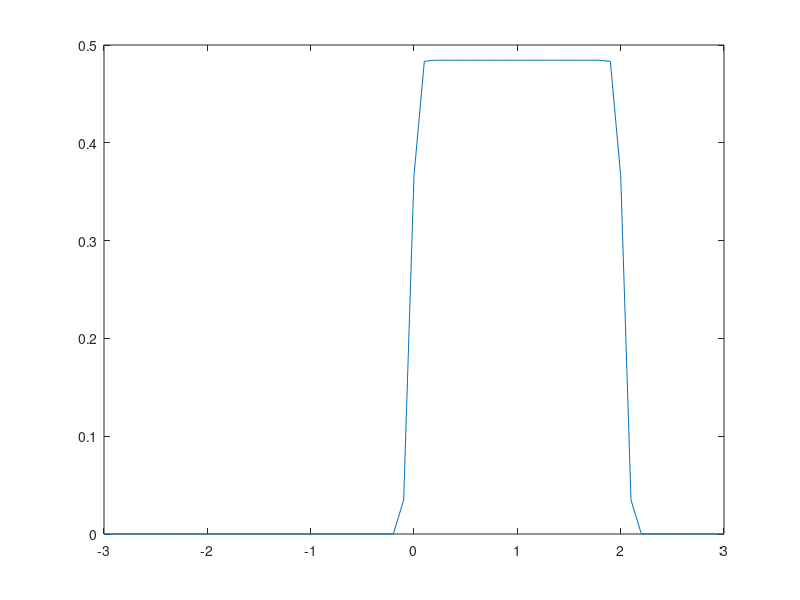
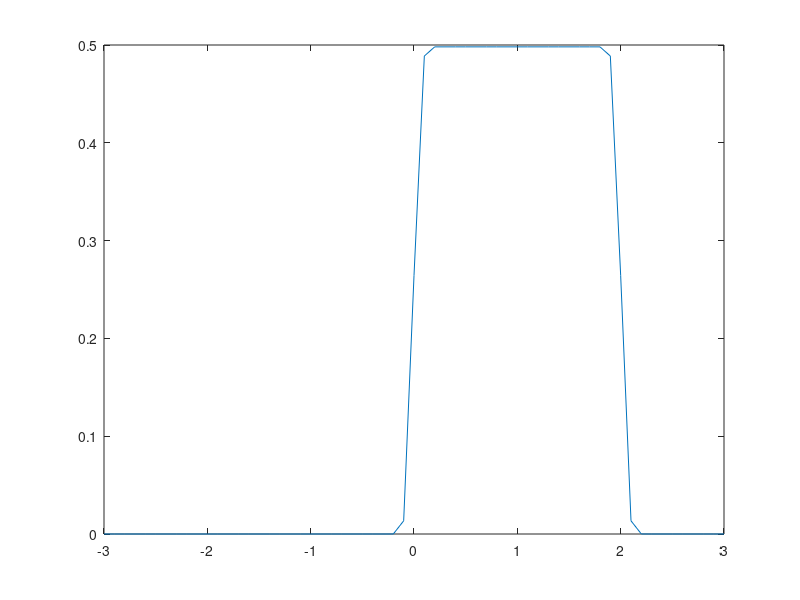
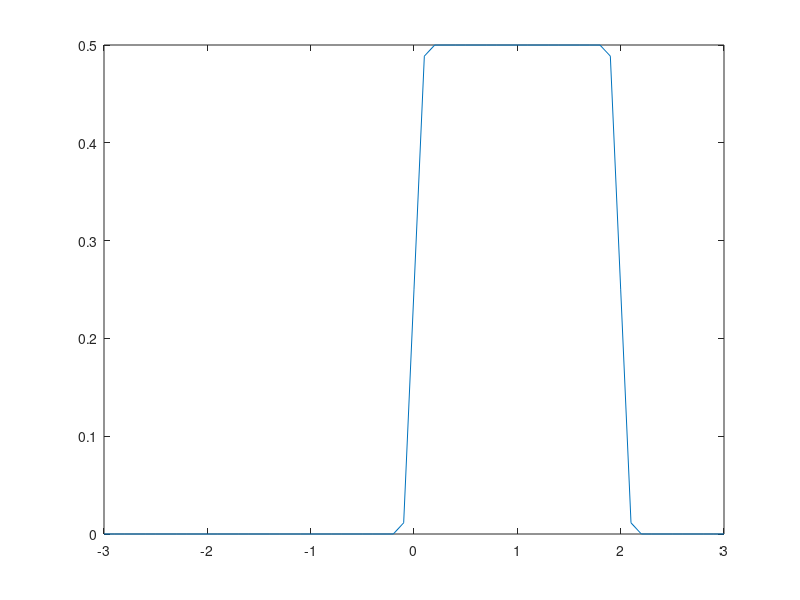
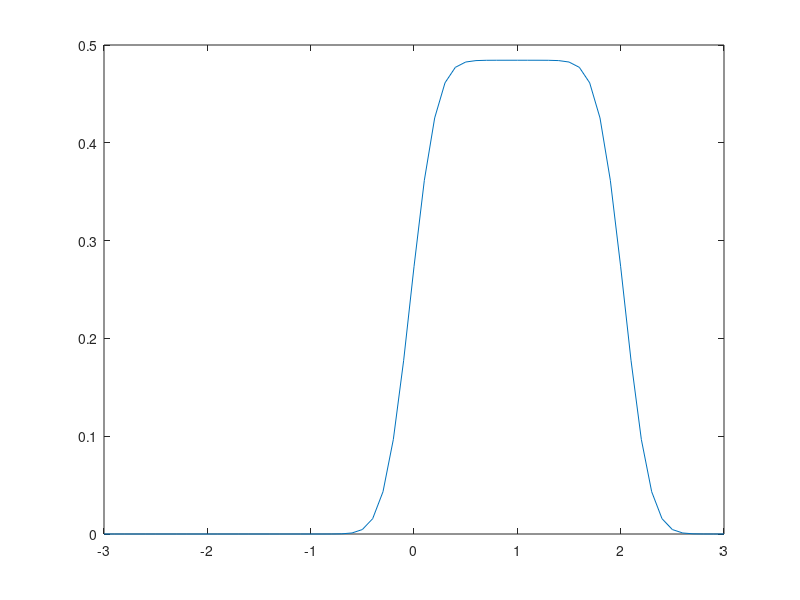

Write the MATLAB code that produced these figures, in order.
% 1 ========================================
% clear;

%generate data
g_mu = [1.0 3.0 2.0];
g_sigma = [0.1 0.1 0.2];
eps = 0.01;
data = [];
iteration = 100;

for i = 1:125
    data = [data double(normrnd(g_mu(2),g_sigma(2))) double(normrnd(g_mu(2),g_sigma(2))) double(normrnd(g_mu(1),g_sigma(1))) double(normrnd(g_mu(3),g_sigma(3)))];
end

mu = randi([0 3], [1 3]);
sigma = rand(1,3);
p = [1/3 1/3 1/3];

% % start iteration
 
old_ll = -Inf;
for t = 1:iteration
    c1 = [];
    c2 = [];
    c3 = [];

    for i = 1:length(data)

        Px1 = double(mvnpdf(data(i), mu(1), sigma(1)));
        Px2 = double(mvnpdf(data(i), mu(2), sigma(2)));
        Px3 = double(mvnpdf(data(i), mu(3), sigma(3)));

        div = Px1 * p(1) + Px2 * p(2) + Px3 * p(3);

        c1 = [c1 Px1*p(1)/div];
        c2 = [c2 Px2*p(2)/div];
        c3 = [c3 Px3*p(3)/div];
     end

     p = [mean(c1) mean(c2) 1-mean(c1)-mean(c2)];
     mu = [sum(c1 .* data)/sum(c1), sum(c2 .* data)/sum(c2), sum(c3 .* data)/sum(c3)];
     sigma = [sum(c1 .*((data-mu(1)).^2))/sum(c1), sum(c2 .* ((data-mu(2)).^2))/sum(c2), sum(c3 .* ((data-mu(3)).^2))/sum(c3)];
     
     ll = 0;
     for i = 1:length(data)

        Px1 = mvnpdf(data(i), mu(1), sigma(1));
        Px2 = mvnpdf(data(i), mu(2), sigma(2));
        Px3 = mvnpdf(data(i), mu(3), sigma(3));

        div = Px1 * p(1) + Px2 * p(2) + Px3 * p(3);

        ll = ll+log(div); 
     end

     if abs(ll - old_ll) <= eps
        break; 
     end
 
     old_ll = ll;
    
end
pause;
%% 2 ========================================
clear all;

N1 = 32; N2 = 256; N3 = 5000;
h1 = 0.05; h2 = 0.2;

data1 = linspace(0.0001,1.9999,N1);
data2 = linspace(0.0001,1.9999,N2);
data3 = linspace(0.0001,1.9999,N3);

x = -3:0.1:3;
% a
pa1 = zeros(1, length(x));
pa2 = zeros(1, length(x));
pa3 = zeros(1, length(x));

pb1 = zeros(1, length(x));
pb2 = zeros(1, length(x));
pb3 = zeros(1, length(x));


for i = 1:length(x)
    pa1(i) = sum(exp(-(x(i)-data1).^2 /(2*h1*h1)));
end
pa1 = pa1 / (N1 * sqrt(2 * pi) * h1);
figure; plot(x, pa1);


for i = 1:length(x)
    pa2(i) = sum(exp(-(x(i)-data2).^2 /(2*h1*h1)));
end
pa2 = pa2 / (N2 * sqrt(2 * pi) * h1);
figure; plot(x, pa2);

for i = 1:length(x)
    pa3(i) = sum(exp(-(x(i)-data3).^2 /(2*h1*h1)));
end
pa3 = pa3 / (N3 * sqrt(2 * pi) * h1);
figure; plot(x, pa3);

% b
for i = 1:length(x)
    pb1(i) = sum(exp(-(x(i)-data1).^2 /(2*h2*h2)));
end
pb1 = pb1 / (N1 * sqrt(2 * pi) * h2);
figure; plot(x, pb1);

for i = 1:length(x)
    pb2(i) = sum(exp(-(x(i)-data2).^2 /(2*h2*h2)));
end
pb2 = pb2 / (N2 * sqrt(2 * pi) * h2);
figure; plot(x, pb2);

for i = 1:length(x)
    pb3(i) = sum(exp(-(x(i)-data3).^2 /(2*h2*h2)));
end
pb3 = pb3 / (N3 * sqrt(2 * pi) * h2);
figure; plot(x, pb3);

pause;
%% 3 ========================================
clear all;

k1 = 32; k2 = 64; k3 = 256;
N = 5000;

data = linspace(0.0001,1.9999,N);
x = -3:0.1:3;

p1 = zeros(1,length(x));
p2 = zeros(1,length(x));
p3 = zeros(1,length(x));

for i = 1:length(x)
    tmp = sort(abs(x(i) - data));
    V = tmp(k1) * 2;
    p1(i) = k1 / N / V;
end
figure; plot(x, p1);

for i = 1:length(x)
    tmp = sort(abs(x(i) - data));
    V = tmp(k2) * 2;
    p2(i) = k2 / N / V;
end
figure; plot(x, p2);

for i = 1:length(x)
    tmp = sort(abs(x(i) - data));
    V = tmp(k3) * 2;
    p3(i) = k3 / N / V;
end
figure; plot(x, p3);

pause;
%% 4 ========================================
clear all;
data1 = mvnrnd([-5 0], eye(2), 100);
data2 = mvnrnd([5 0], eye(2), 100);

data = zeros(200, 3);
data(1:100, :) = [data1 zeros(100,1)+1];
data(101:200, :) = [data2 zeros(100,1)+1];

t = [zeros(100,1)+1; zeros(100,1)-1];
w = [0.1 0.1 0.1];

alpha = 0.5;
eps = 0.001;
round = 0;

% perceptron
while true
    round = round +1;
    Wrong = [];
    loss = 0;
    for i = 1:200
        tmp = w * data(i,:)';
        if(t(i) * tmp > 0)
            Wrong = [Wrong i];
            loss = loss + tmp * t(i) * -1;
        end
    end
    
    if(round > 10000 || loss < eps)
        break;
    end
    
    for i=1:length(Wrong)
        w = w + alpha * data(Wrong(i),:) * t(Wrong(i));
    end
end

x = -8:0.1:8;
y = -(w(1) * x + w(3))/w(2);

figure; plot(data1(:,1), data1(:,2), '+', data2(:,1), data2(:,2), '*', x,y, '-')
ylim([-8, 8]);

% Sum of square error
w = [0.1 0.1 0.1]';

X_plus = inv(data' * data) * data';
w = X_plus * t;
    
loss = sum((t - data * w).^2);

x = -8:0.1:8;
y = -(w(1) * x + w(3))/w(2);

figure; plot(data1(:,1), data1(:,2), '+', data2(:,1), data2(:,2), '*', x,y, '-')
ylim([-8, 8]);

% LMS
w = [0.1 0.1 0.1]';
alpha = 0.01;
eps = 0.001;
round = 0;

while true
    round = round +1;
    
    for i = 1:200
        w = w + (t(i) - data(i,:) * w) * alpha * data(i,:)';
    end
    
    if(round > 1000)
        break;
    end
    
end
x = -8:0.1:8;
y = -(w(1) * x + w(3))/w(2);

figure; plot(data1(:,1), data1(:,2), '+', data2(:,1), data2(:,2), '*', x,y, '-')
ylim([-8, 8]);
